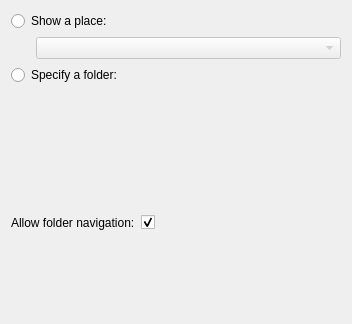
<?xml version="1.0" encoding="UTF-8"?>
<ui version="4.0">
 <class>LocalPicturesConfig</class>
 <widget class="QWidget" name="LocalPicturesConfig">
  <property name="geometry">
   <rect>
    <x>0</x>
    <y>0</y>
    <width>352</width>
    <height>324</height>
   </rect>
  </property>
  <layout class="QVBoxLayout" name="verticalLayout">
   <item>
    <widget class="QRadioButton" name="showPlace">
     <property name="text">
      <string>Show a place:</string>
     </property>
    </widget>
   </item>
   <item>
    <layout class="QHBoxLayout" name="horizontalLayout">
     <item>
      <spacer name="horizontalSpacer">
       <property name="orientation">
        <enum>Qt::Horizontal</enum>
       </property>
       <property name="sizeType">
        <enum>QSizePolicy::Fixed</enum>
       </property>
       <property name="sizeHint" stdset="0">
        <size>
         <width>25</width>
         <height>20</height>
        </size>
       </property>
      </spacer>
     </item>
     <item>
      <widget class="QComboBox" name="placesCombo">
       <property name="enabled">
        <bool>false</bool>
       </property>
      </widget>
     </item>
    </layout>
   </item>
   <item>
    <widget class="QRadioButton" name="showCustomFolder">
     <property name="text">
      <string>Specify a folder:</string>
     </property>
    </widget>
   </item>
   <item>
    <layout class="QHBoxLayout" name="horizontalLayout_3">
     <property name="spacing">
      <number>0</number>
     </property>
     <item>
      <spacer name="horizontalSpacer_2">
       <property name="orientation">
        <enum>Qt::Horizontal</enum>
       </property>
       <property name="sizeType">
        <enum>QSizePolicy::Minimum</enum>
       </property>
       <property name="sizeHint" stdset="0">
        <size>
         <width>25</width>
         <height>18</height>
        </size>
       </property>
      </spacer>
     </item>
     <item>
      <widget class="KUrlRequester" name="urlRequester">
       <property name="enabled">
        <bool>false</bool>
       </property>
       <property name="sizePolicy">
        <sizepolicy hsizetype="Expanding" vsizetype="Preferred">
         <horstretch>0</horstretch>
         <verstretch>0</verstretch>
        </sizepolicy>
       </property>
       <property name="clickMessage">
        <string>Type a path or a URL here</string>
       </property>
      </widget>
     </item>
    </layout>
   </item>
   <item>
    <spacer name="verticalSpacer">
     <property name="orientation">
      <enum>Qt::Vertical</enum>
     </property>
     <property name="sizeType">
      <enum>QSizePolicy::Minimum</enum>
     </property>
     <property name="sizeHint" stdset="0">
      <size>
       <width>20</width>
       <height>20</height>
      </size>
     </property>
    </spacer>
   </item>
   <item>
    <layout class="QFormLayout" name="formLayout">
     <property name="fieldGrowthPolicy">
      <enum>QFormLayout::ExpandingFieldsGrow</enum>
     </property>
     <item row="0" column="0">
      <widget class="QLabel" name="label_5">
       <property name="text">
        <string>Allow folder navigation:</string>
       </property>
      </widget>
     </item>
     <item row="0" column="1">
      <widget class="QCheckBox" name="folderNavigationCheckBox">
       <property name="text">
        <string/>
       </property>
       <property name="checked">
        <bool>true</bool>
       </property>
       <property name="autoRepeat">
        <bool>false</bool>
       </property>
      </widget>
     </item>
    </layout>
   </item>
  </layout>
 </widget>
 <customwidgets>
  <customwidget>
   <class>KUrlRequester</class>
   <extends>QFrame</extends>
   <header>kurlrequester.h</header>
   <container>1</container>
  </customwidget>
 </customwidgets>
 <resources/>
 <connections>
  <connection>
   <sender>showPlace</sender>
   <signal>toggled(bool)</signal>
   <receiver>placesCombo</receiver>
   <slot>setEnabled(bool)</slot>
   <hints>
    <hint type="sourcelabel">
     <x>199</x>
     <y>14</y>
    </hint>
    <hint type="destinationlabel">
     <x>214</x>
     <y>41</y>
    </hint>
   </hints>
  </connection>
  <connection>
   <sender>showCustomFolder</sender>
   <signal>toggled(bool)</signal>
   <receiver>urlRequester</receiver>
   <slot>setEnabled(bool)</slot>
   <hints>
    <hint type="sourcelabel">
     <x>199</x>
     <y>69</y>
    </hint>
    <hint type="destinationlabel">
     <x>212</x>
     <y>97</y>
    </hint>
   </hints>
  </connection>
 </connections>
</ui>
